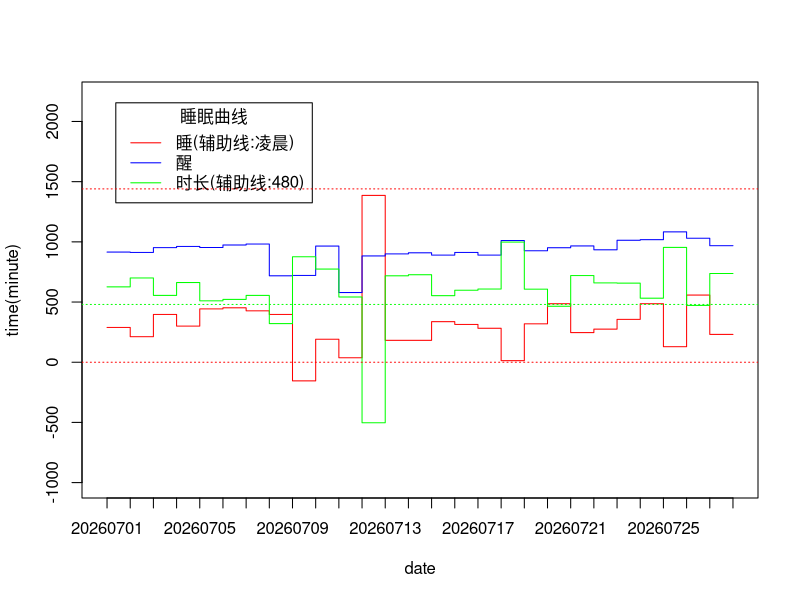

This figure's R source:
date <- c("20260701","20260702","20260703","20260704","20260705","20260706","20260707","20260708","20260709","20260710","20260711","20260712","20260713","20260714","20260715","20260716","20260717","20260718","20260719","20260720","20260721","20260722","20260723","20260724","20260725","20260726","20260727","20260728")
sleep <- c(289,212,397,300,443,452,427,397,-155,191,37,1386,182,182,337,314,282,13,319,486,246,275,356,486,129,558,231,231)
wake <- c(915,912,952,962,953,974,982,718,721,965,579,883,900,909,890,912,890,1011,926,951,966,934,1013,1018,1083,1030,968,968)
sleeplong <- c(626,700,555,662,510,522,555,321,876,774,542,-503,718,727,553,598,608,998,607,465,720,659,657,532,954,472,737,737)
plot(c(1:28),sleep,type="s",col="red",xaxt="n",xlab = "date",ylab="time(minute)",ylim=range(-1000,2200))
lines(c(1:28),wake,type="s",col="blue")
lines(c(1:28),sleeplong,type="s",col="green")
legend("topleft",inset=.05,title="睡眠曲线",c("睡(辅助线:凌晨)","醒","时长(辅助线:480)"),lty=c(1,1,1),col=c("red","blue","green"))
abline(h = 0,col="red",lty = 3)
abline(h = 1440,col="red",lty = 3)
abline(h = 480,col="green",lty = 3)
axis(1, c(1:28),date)
